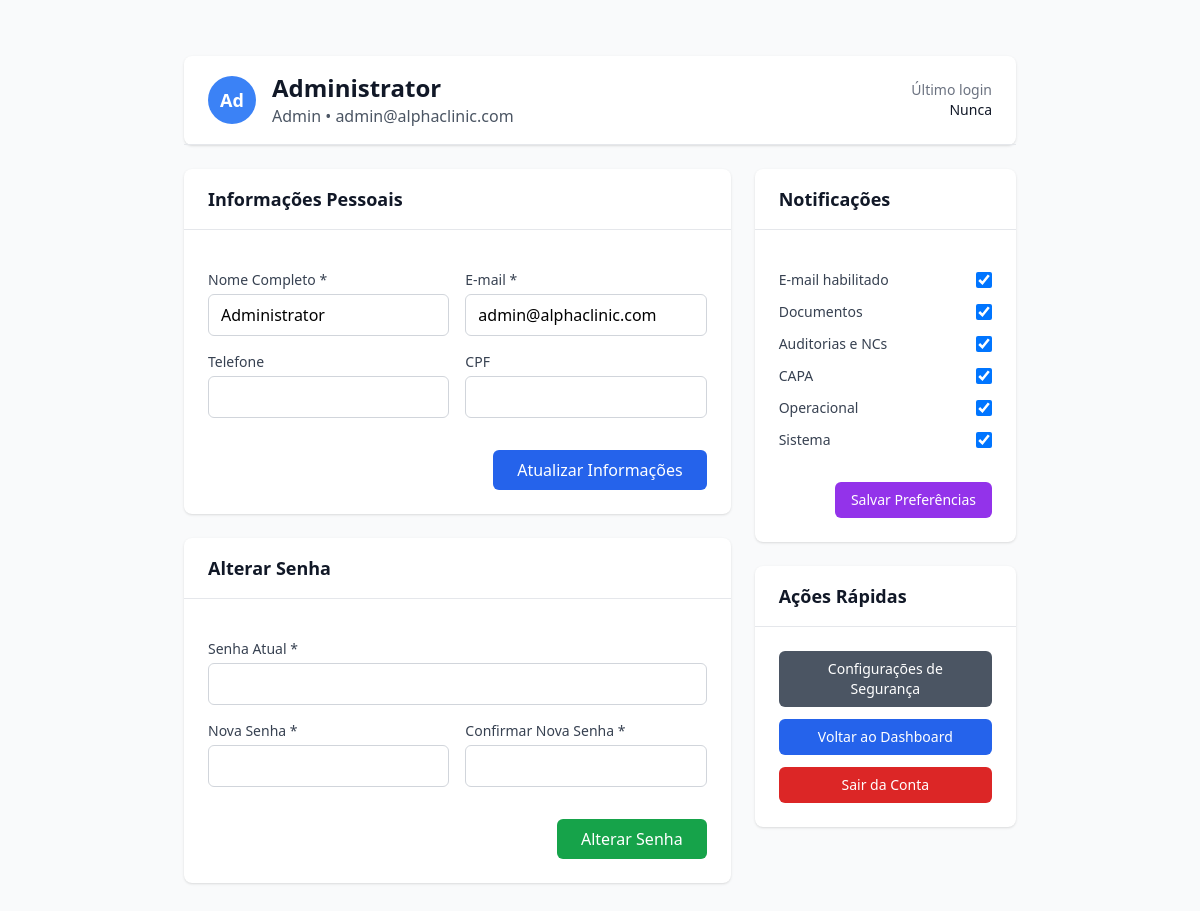
Page /auth/profile (signed in) on the committed database.
### models.py (models this page shows)
class User(UserMixin, db.Model):
    __tablename__ = 'users'
    id = db.Column(db.Integer, primary_key=True)
    username = db.Column(db.String(80), unique=True, nullable=False)
    email = db.Column(db.String(120), unique=True, nullable=False)
    password_hash = db.Column(db.String(255), nullable=False)
    full_name = db.Column(db.String(255), nullable=False)
    role = db.Column(db.Enum(UserRole), default=UserRole.USER, nullable=False)
    is_active = db.Column(db.Boolean, default=True, nullable=False)
    created_at = db.Column(db.DateTime, default=datetime.utcnow)
    last_login = db.Column(db.DateTime)
    __table_args__ = (
        db.Index('idx_users_role', 'role'),
        db.Index('idx_users_active', 'is_active'),
        db.Index('idx_users_last_login', 'last_login'),
        db.Index('idx_users_email', 'email'),
    )
    created_documents = db.relationship('Document', foreign_keys='Document.created_by_id', backref='creator', lazy='dynamic')
    assigned_audits = db.relationship('Audit', foreign_keys='Audit.assigned_auditor_id', backref='assigned_auditor', lazy='dynamic')

### blueprints/auth.py (the view, shortened to what this page needs)
@auth_bp.route('/profile', methods=['GET', 'POST'])
@login_required
def profile():
    preferences = current_user.notification_preferences
    return render_template('auth/profile.html',
                         user=current_user,
                         preferences=preferences)

### templates/auth/profile.html (shortened to what this page needs)
{% extends "auth_base.html" %}
{% block content %}
<div class="min-h-screen bg-gray-50 py-8">
    <div class="max-w-4xl mx-auto px-4 sm:px-6 lg:px-8">
        <div class="bg-white shadow rounded-lg mb-6">
            <div class="px-6 py-4 border-b border-gray-200">
                <div class="flex items-center justify-between">
                    <div class="flex items-center">
                        <div class="h-12 w-12 bg-blue-500 rounded-full flex items-center justify-center mr-4">
                            <span class="text-white font-semibold text-lg">
                                {{ current_user.full_name.split(' ')[0][0] if current_user.full_name.split(' ')|length > 0 else current_user.username[0] }}{{ current_user.full_name.split(' ')[-1][0] if current_user.full_name.split(' ')|length > 1 else (current_user.username[1] if current_user.username|length > 1 else 'U') }}
                            </span>
                        </div>
                        <div>
                            <h1 class="text-2xl font-bold text-gray-900">{{ current_user.full_name or current_user.username }}</h1>
                            <p class="text-gray-600">{{ current_user.role.value.title() }} • {{ current_user.email }}</p>
                        </div>
                    </div>
                    <div class="text-right">
                        <p class="text-sm text-gray-500">Último login</p>
                        <p class="text-sm font-medium text-gray-900">
                            {{ current_user.last_login.strftime('%d/%m/%Y %H:%M') if current_user.last_login else 'Nunca' }}
                        </p>
                    </div>
                </div>
            </div>
        </div>
        <div class="grid grid-cols-1 lg:grid-cols-3 gap-6">
            <div class="lg:col-span-2">
                <div class="bg-white shadow rounded-lg">
                    <div class="px-6 py-4 border-b border-gray-200">
                        <h2 class="text-lg font-semibold text-gray-900">Informações Pessoais</h2>
                    </div>
                    <form method="POST" class="p-6 space-y-4">
                        <div class="grid grid-cols-1 md:grid-cols-2 gap-4">
                            <div>
                                <label for="full_name" class="block text-sm font-medium text-gray-700 mb-1">
                                    Nome Completo *
                                </label>
                                <input type="text" id="full_name" name="full_name" required
                                       value="{{ current_user.full_name or '' }}"
                                       class="w-full px-3 py-2 border border-gray-300 rounded-md focus:outline-none focus:ring-2 focus:ring-blue-500 focus:border-blue-500">
                            </div>
                            <div>
                                <label for="email" class="block text-sm font-medium text-gray-700 mb-1">
                                    E-mail *
                                </label>
                                <input type="email" id="email" name="email" required
                                       value="{{ current_user.email or '' }}"
                                       class="w-full px-3 py-2 border border-gray-300 rounded-md focus:outline-none focus:ring-2 focus:ring-blue-500 focus:border-blue-500">
                            </div>
                            <div>
                                <label for="phone" class="block text-sm font-medium text-gray-700 mb-1">
                                    Telefone
                                </label>
                                <input type="tel" id="phone" name="phone"
                                       value="{{ current_user.phone or '' }}"
                                       class="w-full px-3 py-2 border border-gray-300 rounded-md focus:outline-none focus:ring-2 focus:ring-blue-500 focus:border-blue-500">
                            </div>
                            <div>
                                <label for="cpf" class="block text-sm font-medium text-gray-700 mb-1">
                                    CPF
                                </label>
                                <input type="text" id="cpf" name="cpf"
                                       value="{{ current_user.cpf or '' }}"
                                       class="w-full px-3 py-2 border border-gray-300 rounded-md focus:outline-none focus:ring-2 focus:ring-blue-500 focus:border-blue-500">
                            </div>
                        </div>
                        <div class="flex justify-end pt-4">
                            <button type="submit"
                                    class="bg-blue-600 hover:bg-blue-700 text-white px-6 py-2 rounded-md font-medium focus:outline-none focus:ring-2 focus:ring-blue-500 focus:ring-offset-2">
                                Atualizar Informações
                            </button>
                        </div>
                    </form>
                </div>
                <div class="bg-white shadow rounded-lg mt-6">
                    <div class="px-6 py-4 border-b border-gray-200">
                        <h2 class="text-lg font-semibold text-gray-900">Alterar Senha</h2>
                    </div>
                    <form method="POST" class="p-6 space-y-4">
                        <div>
                            <label for="current_password" class="block text-sm font-medium text-gray-700 mb-1">
                                Senha Atual *
                            </label>
                            <input type="password" id="current_password" name="current_password" required
                                   class="w-full px-3 py-2 border border-gray-300 rounded-md focus:outline-none focus:ring-2 focus:ring-blue-500 focus:border-blue-500">
                        </div>
                        <div class="grid grid-cols-1 md:grid-cols-2 gap-4">
                            <div>
                                <label for="new_password" class="block text-sm font-medium text-gray-700 mb-1">
                                    Nova Senha *
                                </label>
                                <input type="password" id="new_password" name="new_password" required
                                       class="w-full px-3 py-2 border border-gray-300 rounded-md focus:outline-none focus:ring-2 focus:ring-blue-500 focus:border-blue-500">
                            </div>
                            <div>
                                <label for="confirm_password" class="block text-sm font-medium text-gray-700 mb-1">
                                    Confirmar Nova Senha *
                                </label>
                                <input type="password" id="confirm_password" name="confirm_password" required
                                       class="w-full px-3 py-2 border border-gray-300 rounded-md focus:outline-none focus:ring-2 focus:ring-blue-500 focus:border-blue-500">
                            </div>
                        </div>
                        <div class="flex justify-end pt-4">
                            <button type="submit"
                                    class="bg-green-600 hover:bg-green-700 text-white px-6 py-2 rounded-md font-medium focus:outline-none focus:ring-2 focus:ring-green-500 focus:ring-offset-2">
                                Alterar Senha
                            </button>
                        </div>
                    </form>
                </div>
            </div>
            <div class="space-y-6">
                <div class="bg-white shadow rounded-lg">
                    <div class="px-6 py-4 border-b border-gray-200">
                        <h3 class="text-lg font-semibold text-gray-900">Notificações</h3>
                    </div>
                    <form method="POST" class="p-6 space-y-4">
                        <div class="space-y-3">
                            <div class="flex items-center justify-between">
                                <label for="email_enabled" class="text-sm font-medium text-gray-700">
                                    E-mail habilitado
                                </label>
                                <input type="checkbox" id="email_enabled" name="email_enabled" {{ 'checked' if preferences and preferences.email_enabled else '' }}
                                       class="h-4 w-4 text-blue-600 focus:ring-blue-500 border-gray-300 rounded">
                            </div>
                            <div class="flex items-center justify-between">
                                <label for="document_notifications" class="text-sm font-medium text-gray-700">
                                    Documentos
                                </label>
                                <input type="checkbox" id="document_notifications" name="document_notifications" {{ 'checked' if preferences and preferences.document_notifications else '' }}
                                       class="h-4 w-4 text-blue-600 focus:ring-blue-500 border-gray-300 rounded">
                            </div>
                            <div class="flex items-center justify-between">
                                <label for="audit_notifications" class="text-sm font-medium text-gray-700">
                                    Auditorias e NCs
                                </label>
                                <input type="checkbox" id="audit_notifications" name="audit_notifications" {{ 'checked' if preferences and preferences.audit_notifications else '' }}
                                       class="h-4 w-4 text-blue-600 focus:ring-blue-500 border-gray-300 rounded">
                            </div>
                            <div class="flex items-center justify-between">
                                <label for="capa_notifications" class="text-sm font-medium text-gray-700">
                                    CAPA
                                </label>
                                <input type="checkbox" id="capa_notifications" name="capa_notifications" {{ 'checked' if preferences and preferences.capa_notifications else '' }}
                                       class="h-4 w-4 text-blue-600 focus:ring-blue-500 border-gray-300 rounded">
                            </div>
                            <div class="flex items-center justify-between">
                                <label for="operational_notifications" class="text-sm font-medium text-gray-700">
                                    Operacional
                                </label>
                                <input type="checkbox" id="operational_notifications" name="operational_notifications" {{ 'checked' if preferences and preferences.operational_notifications else '' }}
                                       class="h-4 w-4 text-blue-600 focus:ring-blue-500 border-gray-300 rounded">
                            </div>
                            <div class="flex items-center justify-between">
                                <label for="system_notifications" class="text-sm font-medium text-gray-700">
                                    Sistema
                                </label>
                                <input type="checkbox" id="system_notifications" name="system_notifications" {{ 'checked' if preferences and preferences.system_notifications else '' }}
                                       class="h-4 w-4 text-blue-600 focus:ring-blue-500 border-gray-300 rounded">
                            </div>
                        </div>
                        <div class="flex justify-end pt-4">
                            <button type="submit"
                                    class="bg-purple-600 hover:bg-purple-700 text-white px-4 py-2 rounded-md font-medium text-sm focus:outline-none focus:ring-2 focus:ring-purple-500 focus:ring-offset-2">
                                Salvar Preferências
                            </button>
                        </div>
                    </form>
                </div>
                <div class="bg-white shadow rounded-lg">
                    <div class="px-6 py-4 border-b border-gray-200">
                        <h3 class="text-lg font-semibold text-gray-900">Ações Rápidas</h3>
                    </div>
                    <div class="p-6 space-y-3">
                        <a href="{{ url_for('auth.security') }}"
                           class="block w-full bg-gray-600 hover:bg-gray-700 text-white px-4 py-2 rounded-md font-medium text-sm text-center focus:outline-none focus:ring-2 focus:ring-gray-500 focus:ring-offset-2">
                            Configurações de Segurança
                        </a>
                        <a href="{{ url_for('main.dashboard') }}"
                           class="block w-full bg-blue-600 hover:bg-blue-700 text-white px-4 py-2 rounded-md font-medium text-sm text-center focus:outline-none focus:ring-2 focus:ring-blue-500 focus:ring-offset-2">
                            Voltar ao Dashboard
                        </a>
                        <a href="{{ url_for('auth.logout') }}"
                           class="block w-full bg-red-600 hover:bg-red-700 text-white px-4 py-2 rounded-md font-medium text-sm text-center focus:outline-none focus:ring-2 focus:ring-red-500 focus:ring-offset-2">
                            Sair da Conta
                        </a>
                    </div>
                </div>
            </div>
        </div>
    </div>
</div>
{% endblock %}

### rows in the picture
User: full_name.split|length "A", full_name.split|length "d", full_name "Administrator", role.value "Admin", email "admin@alphaclinic.com", last_login "Nunca"
